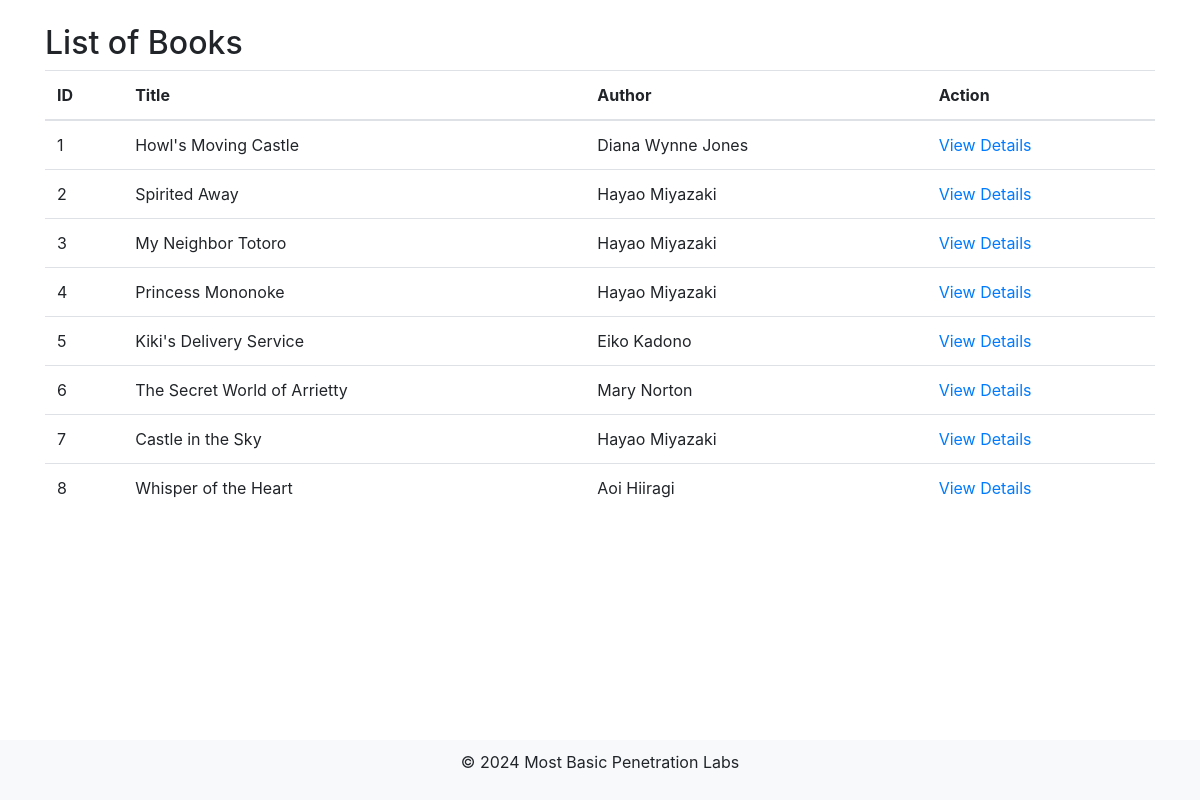
Page /bookstore/www/index.php on the committed database.
### tables this page shows
CREATE TABLE IF NOT EXISTS books (
    id INT AUTO_INCREMENT PRIMARY KEY,
    title VARCHAR(255) NOT NULL,
    author VARCHAR(255) NOT NULL,
    image VARCHAR(255) DEFAULT NULL,
    description TEXT DEFAULT NULL
);

### bookstore/www/index.php (the view, shortened to what this page needs)
<?php require_once 'inc/config.php'; ?>
<!DOCTYPE html>
<html lang="en">
<head>
  <?php require_once 'inc/header.php'; ?></head>
<body>
<div class="container mt-4">
  <h2>List of Books</h2>
  <table class="table">
    <thead>
      <tr>
        <th>ID</th>
        <th>Title</th>
        <th>Author</th>
        <th>Action</th>
      </tr>
    </thead>
    <tbody>
      <?php
      $sql = "SELECT id, title, author FROM books";
      $result = $conn->query($sql);
      if ($result->num_rows > 0) {
          while($row = $result->fetch_assoc()) {
              echo "<tr>
                      <td>{$row['id']}</td>
                      <td>{$row['title']}</td>
                      <td>{$row['author']}</td>
                      <td><a href=\"detail.php?id={$row['id']}\">View Details</a></td>
                    </tr>";
          }
      } else {
          echo "<tr><td colspan='4'>No books found</td></tr>";
      }
      ?>
    </tbody>
  </table>
</div>
<?php require_once 'inc/footer.php'; ?>
</body>
</html>

### bookstore/www/inc/header.php (shortened to what this page needs)
<link rel="stylesheet" href="https://stackpath.bootstrapcdn.com/bootstrap/4.5.2/css/bootstrap.min.css">

### bookstore/www/inc/footer.php (shortened to what this page needs)
<div class="footer">
  <p>&copy; 2024 Most Basic Penetration Labs</p>
</div>

### bookstore/www/inc/header.php (style rules this page uses)
body { padding-bottom: 70px; }
.footer { position: fixed; bottom: 0; width: 100%; background-color: #f8f9fa; text-align: center; padding: 10px; }

### rows in the picture
books: id "1", title "Howl's Moving Castle", author "Diana Wynne Jones"
books: id "2", title "Spirited Away", author "Hayao Miyazaki"
books: id "3", title "My Neighbor Totoro", author "Hayao Miyazaki"
books: id "4", title "Princess Mononoke", author "Hayao Miyazaki"
books: id "5", title "Kiki's Delivery Service", author "Eiko Kadono"
books: id "6", title "The Secret World of Arrietty", author "Mary Norton"
books: id "7", title "Castle in the Sky", author "Hayao Miyazaki"
books: id "8", title "Whisper of the Heart", author "Aoi Hiiragi"
